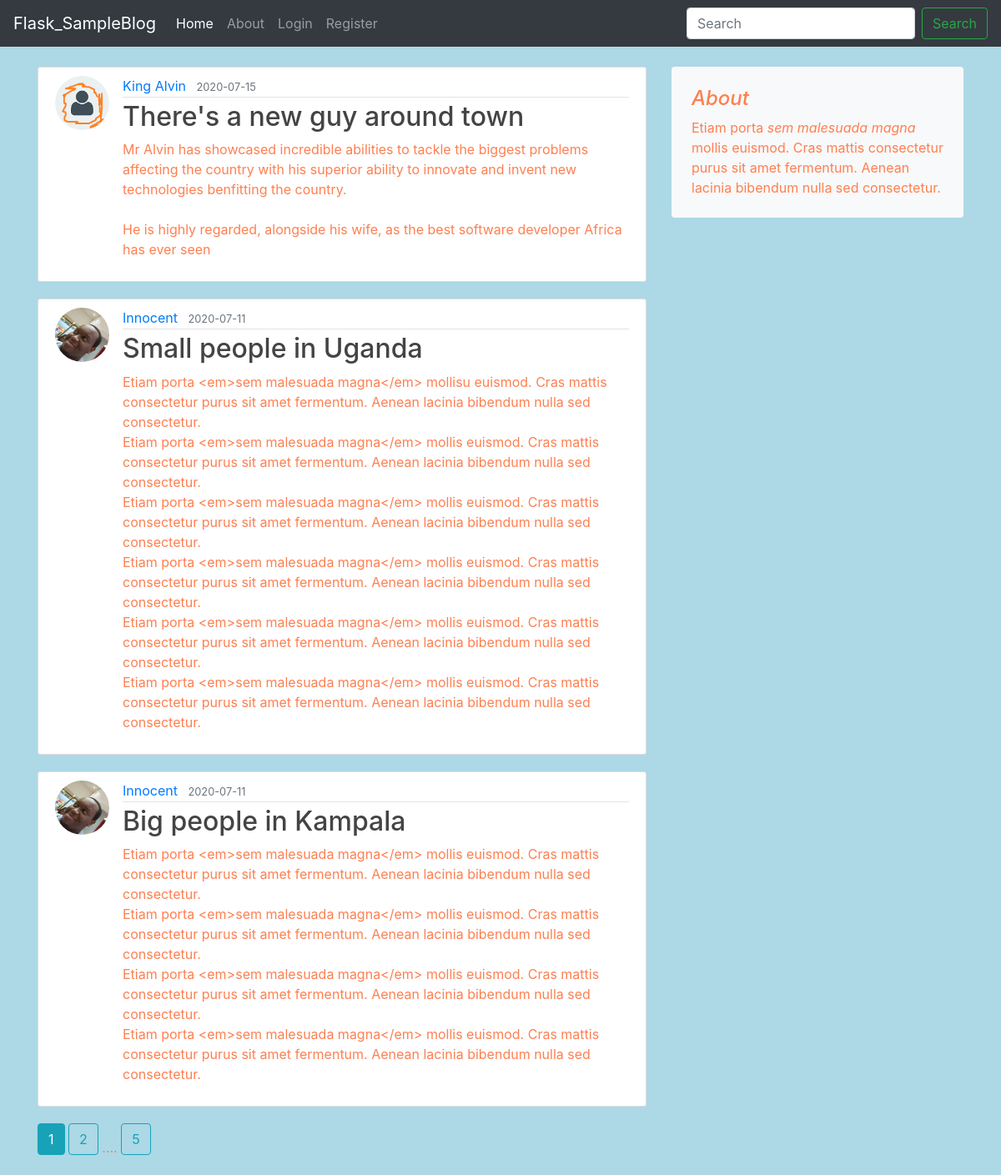
The page /home on the database its author committed.
### flaskblog/models.py (models this page shows, shortened)
class Post(db.Model):
    id = db.Column(db.Integer, primary_key=True)
    title = db.Column(db.String(100), nullable=False)
    date_posted = db.Column(db.DateTime, nullable=False, default=datetime.utcnow)
    content = db.Column(db.Text, nullable=False)
    user_id = db.Column(db.Integer, db.ForeignKey('user.id'), nullable=False)

class User(db.Model, UserMixin):
    id = db.Column(db.Integer, primary_key=True)  # Primary key integer for every user
    username = db.Column(db.String(20), unique=True, nullable=False)
    email = db.Column(db.String(120), unique=True, nullable=False)
    image_file = db.Column(db.String(20),  nullable=False, default='default_transparent.jpg')
    password = db.Column(db.String(60), nullable=False)
    posts = db.relationship('Post', backref='author', lazy=True)

### flaskblog/main/routes.py (the view)
@main.route('/')
@main.route('/home')
def home():
    page = request.args.get('page', 1, type=int)
    posts = Post.query.order_by(Post.date_posted.desc()).paginate(page=page, per_page=3)
    return render_template('home.html', sample=posts)

### flaskblog/templates/home.html
{%extends "layout.html"%}
{%block content%}
    {%for sample in sample.items%}
        <article class="media content-section">
            <img class="rounded-circle article-img"  src="{{ url_for('static', filename='profiles/' + sample.author.image_file) }}">
            <div class="media-body">
            <div class="article-metadata">
                <a class="mr-2" href="{{ url_for('users.user_posts', username=sample.author.username) }}">{{ sample.author.username }}</a>
                <small class="text-muted">{{ sample.date_posted.strftime('%Y-%m-%d') }}</small>
            </div>
            <h2><a class="article-title" href="{{ url_for('posts.display_single_post', post_id=sample.id) }}">{{ sample.title }}</a></h2>
            <p class="article-content">{{ sample.content }}</p>
            </div>
        </article>
    {%endfor%}
    {% for page_num in sample.iter_pages(left_edge=1, right_edge=1, left_current=1, right_current=2) %}
        {% if page_num %}
            {% if sample.page == page_num %}
                <a class="btn btn-info mb-4" href="{{ url_for('main.home', page=page_num) }}">{{ page_num }}</a>
            {% else %}
                <a class="btn btn-outline-info mb-4" href="{{ url_for('main.home', page=page_num) }}">{{ page_num }}</a>
            {% endif %}
        {% else %}
            ....
        {% endif %}
    {%endfor%}
{%endblock content%}

### flaskblog/templates/layout.html (shortened to what this page needs)
<!DOCTYPE html>
<html lang="en">
    <head>
    <link rel="stylesheet" href="https://stackpath.bootstrapcdn.com/bootstrap/4.5.0/css/bootstrap.min.css">
    <link rel="stylesheet" type="text/css" href="{{url_for('static', filename='main.css')}}">
    </head>
<body>
  <nav class="navbar navbar-expand-md navbar-dark bg-dark mb-4">
      <a class="navbar-brand" href="{{url_for('main.home')}}">Flask_SampleBlog</a>
      <div class="collapse navbar-collapse" id="navbarCollapse">
        <ul class="navbar-nav mr-auto">
          <li class="nav-item active">
            <a class="nav-link" href="{{url_for('main.home')}}">Home <span class="sr-only">(current)</span></a>
          </li>
          <li class="nav-item">
            <a class="nav-link" href="{{url_for('main.about')}}">About</a>
          </li>
            {% if current_user.is_authenticated %}
            <a class="nav-link" href="{{url_for('posts.new_post')}}">nPost</a>
            <a class="nav-link" href="{{url_for('users.account')}}">Account</a>
            <a class="nav-link" href="{{url_for('users.logout')}}">Logout</a>
            {% else %}
          <li class="nav-item">
            <a class="nav-link" href="{{url_for('users.login')}}">Login</a>
          </li>
          <li class="nav-item">
            <a class="nav-link" href="{{url_for('users.register')}}">Register</a>
          </li>
            {% endif %}
        </ul>
        <form class="form-inline mt-2 mt-md-0">
          <input class="form-control mr-sm-2" type="text" placeholder="Search" aria-label="Search">
          <button class="btn btn-outline-success my-2 my-sm-0" type="submit">Search</button>
        </form>
      </div>
  </nav>
  <main class="container">
    <div class="row">
        <div class = "col-md-8">
            {%block content%}
            {%endblock%}
        </div>
        <div class="col-md-4">
            <div class="p-4 mb-3 bg-light rounded">
              <h4 class="font-italic">About</h4>
              <p class="mb-0">Etiam porta <em>sem malesuada magna</em> mollis euismod.
                  Cras mattis consectetur purus sit amet fermentum.
                  Aenean lacinia bibendum nulla sed consectetur.</p>
            </div>
        </div>
    </div>
  </main>
</body>
</html>

### flaskblog/static/main.css (style rules this page uses)
body { background: lightblue ; color: coral; min-height: 75rem; }
.content-section { background: #ffffff; padding: 10px 20px; border: 1px solid #dddddd; border-radius: 3px; margin-bottom: 20px; }
.article-title { color: #444444; }
.article-content { white-space: pre-line; }
.article-img { height: 65px; width: 65px; margin-right: 16px; }
.article-metadata { padding-bottom: 1px; margin-bottom: 4px; border-bottom: 1px solid #e3e3e3 }

### rows shown on the page
Post: image_file (placeholder picture), author.username "King Alvin", date_posted "2020-07-15", title "There's a new guy around town", content "Mr Alvin has showcased incredible abilities to tackle the biggest problems affecting the country with his superior ability to innovate and invent new technologies benfitting the country. He is highly regarded, alongside his wife, as the best software developer Africa has ever seen"
Post: image_file (picture), author.username "Innocent", date_posted "2020-07-11", title "Small people in Uganda", content "Etiam porta <em>sem malesuada magna</em> mollisu euismod. Cras mattis consectetur purus sit amet fermentum. Aenean lacinia bibendum nulla sed consectetur. Etiam porta <em>sem malesuada magna</em> mollis euismod. Cras mattis consectetur purus sit amet fermentum. Aenean lacinia bibendum nulla sed consectetur. Etiam porta <em>sem malesuada magna</em> mollis euismod. Cras mattis consectetur purus sit amet fermentum. Aenean lacinia bibendum nulla sed consectetur. Etiam porta <em>sem malesuada magna</em> mollis euismod. Cras mattis consectetur purus sit amet fermentum. Aenean lacinia bibendum nulla sed consectetur. Etiam porta <em>sem malesuada magna</em> mollis euismod. Cras mattis consectetur…"
Post: image_file (picture), author.username "Innocent", date_posted "2020-07-11", title "Big people in Kampala", content "Etiam porta <em>sem malesuada magna</em> mollis euismod. Cras mattis consectetur purus sit amet fermentum. Aenean lacinia bibendum nulla sed consectetur. Etiam porta <em>sem malesuada magna</em> mollis euismod. Cras mattis consectetur purus sit amet fermentum. Aenean lacinia bibendum nulla sed consectetur. Etiam porta <em>sem malesuada magna</em> mollis euismod. Cras mattis consectetur purus sit amet fermentum. Aenean lacinia bibendum nulla sed consectetur. Etiam porta <em>sem malesuada magna</em> mollis euismod. Cras mattis consectetur purus sit amet fermentum. Aenean lacinia bibendum nulla sed consectetur."

### other values the page prints
{{ page_num }} "1"
{{ page_num }} "2" "5"
